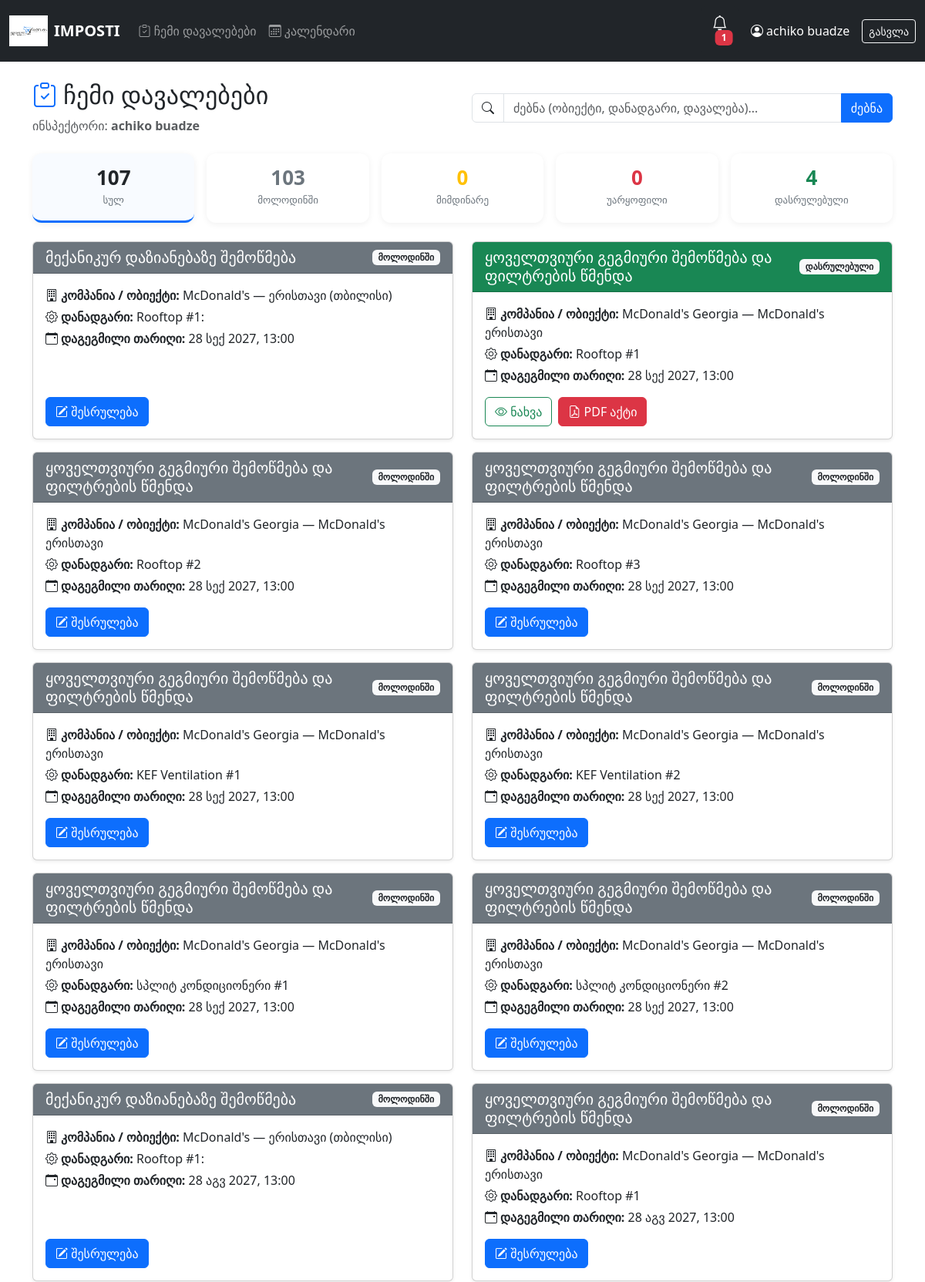
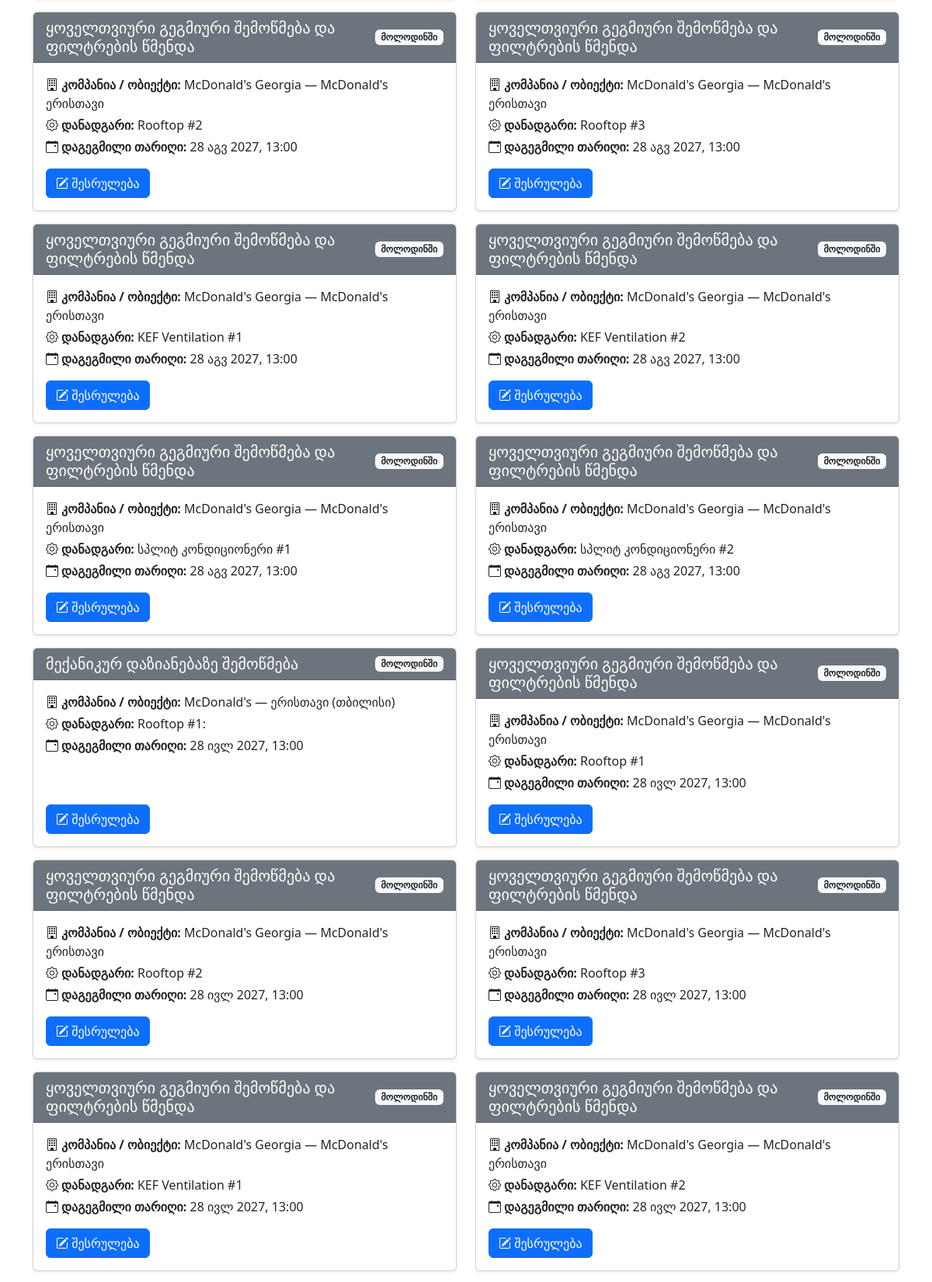
The app's page /inspector/ (signed in, upper part) with its own data (2 pictures, top to bottom).
### apps/accounts/models.py (models this page shows, shortened)
class User(AbstractUser):
    ROLE_CHOICES = [
        ("manager", "Manager"),
        ("inspector", "Inspector"),
        ("client", "Client"),
    ]
    role = models.CharField(max_length=20, choices=ROLE_CHOICES, default="client")
    phone = models.CharField(max_length=20, blank=True)
    tenant = models.ForeignKey(
        Tenant,
        on_delete=models.CASCADE,
        null=True,
        blank=True,
        related_name="users"
    )
    company = models.ForeignKey(
        "companies.Company",
        on_delete=models.SET_NULL,
        null=True,
        blank=True,
        related_name="users",
    )

### apps/tasks/models.py (models this page shows, shortened)
class Task(models.Model):
    STATUS_CHOICES = [
        ("pending", "მოლოდინში"),
        ("in_progress", "მიმდინარე"),
        ("completed", "დასრულებული"),
        ("approved", "დამტკიცებული"),
        ("rejected", "უარყოფილი"),
    ]
    schedule = models.ForeignKey(
        MaintenanceSchedule, on_delete=models.CASCADE, related_name="tasks"
    )
    assigned_to = models.ForeignKey(
        settings.AUTH_USER_MODEL,
        on_delete=models.SET_NULL,
        null=True,
        related_name="assigned_tasks",
    )
    status = models.CharField(max_length=20, choices=STATUS_CHOICES, default="pending")
    scheduled_date = models.DateTimeField()
    completed_date = models.DateTimeField(null=True, blank=True)
    created_at = models.DateTimeField(auto_now_add=True)

class MaintenanceSchedule(models.Model):
    FREQUENCY_CHOICES = [
        ("monthly", "თვეში ერთხელ"),
        ("quarterly", "კვარტალში ერთხელ"),
        ("biannual", "წელიწადში 2-ჯერ"),
        ("annual", "წელიწადში ერთხელ"),
    ]
    equipment = models.ForeignKey(
        Equipment, on_delete=models.CASCADE, related_name="schedules"
    )
    task_name = models.CharField(max_length=300)
    frequency = models.CharField(max_length=20, choices=FREQUENCY_CHOICES)

### apps/companies/models.py (models this page shows, shortened)
class Equipment(models.Model):
    SYSTEM_CHOICES = [
        ("heating_cooling", "გათბობა/გაგრილება"),
        ("ventilation", "ვენტილაცია"),
    ]
    STATUS_CHOICES = [
        ("active", "აქტიური"),
        ("inactive", "არააქტიური"),
        ("maintenance", "მომსახურებაში"),
        ("broken", "გაფუჭებული"),
    ]
    site = models.ForeignKey(Site, on_delete=models.CASCADE, related_name="equipment")
    category = models.ForeignKey(
        EquipmentCategory,
        on_delete=models.SET_NULL,
        null=True,
        blank=True,
        related_name="equipment",
        verbose_name="კატეგორია"
    )
    name = models.CharField(max_length=200, verbose_name="სახელი")
    brand = models.CharField(max_length=100, blank=True, verbose_name="ბრენდი")
    model_number = models.CharField(max_length=100, blank=True, verbose_name="მოდელი")
    serial_number = models.CharField(max_length=100, blank=True, verbose_name="სერიული ნომერი")
    system_type = models.CharField(max_length=50, choices=SYSTEM_CHOICES, verbose_name="სისტემის ტიპი")
    status = models.CharField(
        max_length=20,
        choices=STATUS_CHOICES,
        default="active",
        verbose_name="სტატუსი"
    )
    location_detail = models.CharField(
        max_length=200,
        blank=True,
        verbose_name="ზუსტი მდებარეობა",
        help_text="მაგ: სახურავი, სარდაფი, მე-2 სართული"
    )
    installation_date = models.DateField(null=True, blank=True, verbose_name="ინსტალაციის თარიღი")
    warranty_end = models.DateField(null=True, blank=True, verbose_name="გარანტიის ვადა")
    notes = models.TextField(blank=True, verbose_name="შენიშვნები")
    created_at = models.DateTimeField(auto_now_add=True)
    updated_at = models.DateTimeField(auto_now=True)
    class Meta:
        verbose_name = "მოწყობილობა"
        verbose_name_plural = "მოწყობილობები"
        ordering = ["site", "category", "name"]

class Site(models.Model):
    company = models.ForeignKey(Company, on_delete=models.CASCADE, related_name="sites")
    name = models.CharField(max_length=200)
    address = models.TextField()
    created_at = models.DateTimeField(auto_now_add=True)

class Company(models.Model):
    tenant = models.ForeignKey(
        "accounts.Tenant",
        on_delete=models.CASCADE,
        null=True,
        blank=True,
        related_name="companies"
    )
    name = models.CharField(max_length=200)
    created_at = models.DateTimeField(auto_now_add=True)
    class Meta:
        verbose_name_plural = "Companies"

### apps/tasks/template_views.py (the view, shortened to what this page needs)
# urls.py: path("inspector/", template_views.inspector_dashboard, name="inspector_dashboard"),
@login_required
def inspector_dashboard(request):
    if request.user.role != "inspector":
        return redirect("dashboard")
    get_user_tenant(request.user)
    base_qs = (
        Task.objects.filter(assigned_to=request.user)
        .select_related("schedule__equipment__site__company", "report")
        .prefetch_related("report__photos")
    )
    stats = {
        "total": base_qs.count(),
        "pending": base_qs.filter(status="pending").count(),
        "in_progress": base_qs.filter(status="in_progress").count(),
        "rejected": base_qs.filter(status="rejected").count(),
        "completed": base_qs.filter(status__in=["completed", "approved"]).count(),
    }
    tasks = base_qs
    status_filter = request.GET.get("status", "").strip()
    search = request.GET.get("search", "").strip()
    if status_filter == "done":
        tasks = tasks.filter(status__in=["completed", "approved"])
    elif status_filter in ("pending", "in_progress", "rejected", "completed", "approved"):
        tasks = tasks.filter(status=status_filter)
    tasks = tasks.order_by("-scheduled_date")
    return render(
        request,
        "dashboard/inspector.html",
        {
            "tasks": tasks,
            "stats": stats,
            "status_filter": status_filter,
            "search": search,
        },
    )

### apps/accounts/models.py (called while the page is built, shortened)
def get_user_tenant(user):
    if not user or not user.is_authenticated:
        return None
    if user.tenant_id:
        return user.tenant

### templates/dashboard/inspector.html (shortened to what this page needs)
{% extends 'base/base.html' %}
{% block content %}
<div class="row mb-4 align-items-center">
    <div class="col-md-6">
        <h2><i class="bi bi-clipboard-check text-primary"></i> ჩემი დავალებები</h2>
        <p class="text-muted mb-0">ინსპექტორი: <strong>{{ request.user.get_full_name|default:request.user.username }}</strong></p>
    </div>
    <div class="col-md-6 mt-3 mt-md-0">
        <form method="GET" class="d-flex gap-2">
            <div class="input-group">
                <span class="input-group-text bg-white"><i class="bi bi-search"></i></span>
                <input type="text" name="search" class="form-control" placeholder="ძებნა (ობიექტი, დანადგარი, დავალება)..." value="{{ search }}">
                <button type="submit" class="btn btn-primary">ძებნა</button>
            </div>
        </form>
    </div>
</div>
<div class="row g-3 mb-4">
    <div class="col-6 col-md">
        <a href="?{% if search %}search={{ search }}{% endif %}" class="stat-box {% if not status_filter %}active{% endif %}">
            <h3>{{ stats.total }}</h3>
            <small>სულ</small>
        </a>
    </div>
    <div class="col-6 col-md">
        <a href="?status=pending{% if search %}&search={{ search }}{% endif %}" class="stat-box {% if status_filter == 'pending' %}active{% endif %}">
            <h3 class="text-secondary">{{ stats.pending }}</h3>
            <small>მოლოდინში</small>
        </a>
    </div>
    <div class="col-6 col-md">
        <a href="?status=in_progress{% if search %}&search={{ search }}{% endif %}" class="stat-box {% if status_filter == 'in_progress' %}active{% endif %}">
            <h3 class="text-warning">{{ stats.in_progress }}</h3>
            <small>მიმდინარე</small>
        </a>
    </div>
    <div class="col-6 col-md">
        <a href="?status=rejected{% if search %}&search={{ search }}{% endif %}" class="stat-box {% if status_filter == 'rejected' %}active{% endif %}">
            <h3 class="text-danger">{{ stats.rejected }}</h3>
            <small>უარყოფილი</small>
        </a>
    </div>
    <div class="col-6 col-md">
        <a href="?status=done{% if search %}&search={{ search }}{% endif %}" class="stat-box {% if status_filter == 'done' %}active{% endif %}">
            <h3 class="text-success">{{ stats.completed }}</h3>
            <small>დასრულებული</small>
        </a>
    </div>
</div>
<div class="row">
    {% for task in tasks %}
    <div class="col-md-6 mb-3">
        <div class="card h-100 shadow-sm">
            <div class="card-header bg-{% if task.status == 'completed' or task.status == 'approved' %}success{% elif task.status == 'in_progress' %}warning text-dark{% elif task.status == 'rejected' %}danger{% else %}secondary{% endif %} text-white d-flex justify-content-between align-items-center">
                <h5 class="mb-0">{{ task.schedule.task_name }}</h5>
                <span class="badge bg-light text-dark">{{ task.get_status_display }}</span>
            </div>
            <div class="card-body d-flex flex-column justify-content-between">
                <div>
                    <p class="mb-1"><strong><i class="bi bi-building me-1"></i>კომპანია / ობიექტი:</strong> {{ task.schedule.equipment.site.company.name }} — {{ task.schedule.equipment.site.name }}</p>
                    <p class="mb-1"><strong><i class="bi bi-gear me-1"></i>დანადგარი:</strong> {{ task.schedule.equipment.name }}</p>
                    <p class="mb-3"><strong><i class="bi bi-calendar-event me-1"></i>დაგეგმილი თარიღი:</strong> {{ task.scheduled_date|date:"d M Y, H:i" }}</p>
                </div>
                <div class="d-flex gap-2">
                    {% if task.status == 'pending' or task.status == 'in_progress' or task.status == 'rejected' %}
                    <a href="/tasks/{{ task.id }}/" class="btn btn-{% if task.status == 'rejected' %}danger{% else %}primary{% endif %}">
                        <i class="bi bi-pencil-square"></i> {% if task.status == 'rejected' %}გამოსწორება{% elif task.status == 'in_progress' %}გაგრძელება{% else %}შესრულება{% endif %}
                    </a>
                    {% else %}
                    <a href="/tasks/{{ task.id }}/" class="btn btn-outline-success">
                        <i class="bi bi-eye"></i> ნახვა
                    </a>
                    <a href="/reports/task/{{ task.id }}/pdf/" class="btn btn-danger">
                        <i class="bi bi-file-earmark-pdf"></i> PDF აქტი
                    </a>
                    {% endif %}
                </div>
            </div>
        </div>
    </div>
    {% empty %}
    <div class="col-12">
        <div class="alert alert-info">
            <i class="bi bi-info-circle"></i> დავალებები არ მოიძებნა
        </div>
    </div>
    {% endfor %}
</div>
{% endblock %}

### templates/base/base.html (shortened to what this page needs)
<!DOCTYPE html>
<html lang="ka">
<head>
    <link href="https://cdn.jsdelivr.net/npm/bootstrap@5.3.0/dist/css/bootstrap.min.css" rel="stylesheet">
    <link rel="stylesheet" href="https://cdn.jsdelivr.net/npm/bootstrap-icons@1.11.0/font/bootstrap-icons.css">
</head>
<body>
    <nav class="navbar navbar-expand-lg navbar-dark bg-dark">
        <div class="container-fluid">
            <a class="navbar-brand d-flex align-items-center" href="/dashboard/">
                <img src="/static/images/logo.png" alt="IMPOSTI" height="40" class="me-2" style="filter: brightness(1.1);">
                <span class="fw-bold">IMPOSTI</span>
            </a>
            {% if user.is_authenticated %}
            <div class="collapse navbar-collapse" id="baseNavbar">
                <ul class="navbar-nav me-auto">
                    {% if user.role == 'inspector' %}
                    <li class="nav-item">
                        <a class="nav-link" href="/inspector/"><i class="bi bi-clipboard-check"></i> ჩემი დავალებები</a>
                    </li>
                    <li class="nav-item">
                        <a class="nav-link" href="/calendar/"><i class="bi bi-calendar3"></i> კალენდარი</a>
                    </li>
                    {% elif user.role == 'client' %}
                    <li class="nav-item">
                        <a class="nav-link" href="/client/"><i class="bi bi-speedometer2"></i> კლიენტის პანელი</a>
                    </li>
                    {% elif user.role == 'manager' %}
                    <li class="nav-item">
                        <a class="nav-link" href="/manager/"><i class="bi bi-speedometer2"></i> მენეჯერის პანელი</a>
                    </li>
                    {% endif %}
                </ul>
                <div class="dropdown me-3">
                    <button class="btn btn-dark position-relative" type="button" id="notificationsDropdown" data-bs-toggle="dropdown">
                        <i class="bi bi-bell fs-5"></i>
                        <span class="badge bg-danger notification-badge" id="notifCount" style="display: none;">0</span>
                    </button>
                </div>
                <span class="navbar-text text-white me-3" data-user-id="{{ request.user.id }}">
                    <i class="bi bi-person-circle"></i> {{ request.user.get_full_name|default:request.user.username }}
                </span>
                <a class="btn btn-outline-light btn-sm" href="/logout/">გასვლა</a>
            </div>
            {% endif %}
        </div>
    </nav>
    <div class="container mt-4">
        {% block content %}{% endblock %}
    </div>
</body>
</html>

### templates/dashboard/inspector.html (style rules this page uses)
.stat-box { background: white; border-radius: 12px; padding: 16px; text-align: center; box-shadow: 0 2px 8px rgba(0,0,0,0.06); cursor: pointer; text-decoration: none; display: block; color: inherit; transition: transform 0.2s, box-shadow 0.2s; border-bottom: 3px solid transparent; }
.stat-box.active { border-color: #0d6efd; background: #f8fbff; }
.stat-box h3 { margin: 0; font-weight: 700; font-size: 26px; }
.stat-box small { color: #6c757d; font-size: 13px; }

### templates/base/base.html (style rules this page uses)
.notification-badge { position: absolute; top: 0; right: 0; transform: translate(25%, -25%); }

### records on screen
User: user.get_full_name "achiko buadze"
Task: schedule.task_name "მექანიკურ დაზიანებაზე შემოწმება", status "მოლოდინში", schedule.equipment.site.company.name "McDonald's", schedule.equipment.site.name "ერისთავი (თბილისი)", schedule.equipment.name "Rooftop #1:", scheduled_date "28 სექ 2027, 13:00", shows "შესრულება"
Task: schedule.task_name "ყოველთვიური გეგმიური შემოწმება და ფილტრების წმენდა", status "დასრულებული", schedule.equipment.site.company.name "McDonald's Georgia", schedule.equipment.site.name "McDonald's ერისთავი", schedule.equipment.name "Rooftop #1", scheduled_date "28 სექ 2027, 13:00"
Task: schedule.task_name "ყოველთვიური გეგმიური შემოწმება და ფილტრების წმენდა", status "მოლოდინში", schedule.equipment.site.company.name "McDonald's Georgia", schedule.equipment.site.name "McDonald's ერისთავი", schedule.equipment.name "Rooftop #2", scheduled_date "28 სექ 2027, 13:00", shows "შესრულება"
Task: schedule.task_name "ყოველთვიური გეგმიური შემოწმება და ფილტრების წმენდა", status "მოლოდინში", schedule.equipment.site.company.name "McDonald's Georgia", schedule.equipment.site.name "McDonald's ერისთავი", schedule.equipment.name "Rooftop #3", scheduled_date "28 სექ 2027, 13:00", shows "შესრულება"
Task: schedule.task_name "ყოველთვიური გეგმიური შემოწმება და ფილტრების წმენდა", status "მოლოდინში", schedule.equipment.site.company.name "McDonald's Georgia", schedule.equipment.site.name "McDonald's ერისთავი", schedule.equipment.name "KEF Ventilation #1", scheduled_date "28 სექ 2027, 13:00", shows "შესრულება"
Task: schedule.task_name "ყოველთვიური გეგმიური შემოწმება და ფილტრების წმენდა", status "მოლოდინში", schedule.equipment.site.company.name "McDonald's Georgia", schedule.equipment.site.name "McDonald's ერისთავი", schedule.equipment.name "KEF Ventilation #2", scheduled_date "28 სექ 2027, 13:00", shows "შესრულება"
Task: schedule.task_name "ყოველთვიური გეგმიური შემოწმება და ფილტრების წმენდა", status "მოლოდინში", schedule.equipment.site.company.name "McDonald's Georgia", schedule.equipment.site.name "McDonald's ერისთავი", schedule.equipment.name "სპლიტ კონდიციონერი #1", scheduled_date "28 სექ 2027, 13:00", shows "შესრულება"
Task: schedule.task_name "ყოველთვიური გეგმიური შემოწმება და ფილტრების წმენდა", status "მოლოდინში", schedule.equipment.site.company.name "McDonald's Georgia", schedule.equipment.site.name "McDonald's ერისთავი", schedule.equipment.name "სპლიტ კონდიციონერი #2", scheduled_date "28 სექ 2027, 13:00", shows "შესრულება"
Task: schedule.task_name "მექანიკურ დაზიანებაზე შემოწმება", status "მოლოდინში", schedule.equipment.site.company.name "McDonald's", schedule.equipment.site.name "ერისთავი (თბილისი)", schedule.equipment.name "Rooftop #1:", scheduled_date "28 აგვ 2027, 13:00", shows "შესრულება"
Task: schedule.task_name "ყოველთვიური გეგმიური შემოწმება და ფილტრების წმენდა", status "მოლოდინში", schedule.equipment.site.company.name "McDonald's Georgia", schedule.equipment.site.name "McDonald's ერისთავი", schedule.equipment.name "Rooftop #1", scheduled_date "28 აგვ 2027, 13:00", shows "შესრულება"
Task: schedule.task_name "ყოველთვიური გეგმიური შემოწმება და ფილტრების წმენდა", status "მოლოდინში", schedule.equipment.site.company.name "McDonald's Georgia", schedule.equipment.site.name "McDonald's ერისთავი", schedule.equipment.name "Rooftop #2", scheduled_date "28 აგვ 2027, 13:00", shows "შესრულება"
Task: schedule.task_name "ყოველთვიური გეგმიური შემოწმება და ფილტრების წმენდა", status "მოლოდინში", schedule.equipment.site.company.name "McDonald's Georgia", schedule.equipment.site.name "McDonald's ერისთავი", schedule.equipment.name "Rooftop #3", scheduled_date "28 აგვ 2027, 13:00", shows "შესრულება"
Task: schedule.task_name "ყოველთვიური გეგმიური შემოწმება და ფილტრების წმენდა", status "მოლოდინში", schedule.equipment.site.company.name "McDonald's Georgia", schedule.equipment.site.name "McDonald's ერისთავი", schedule.equipment.name "KEF Ventilation #1", scheduled_date "28 აგვ 2027, 13:00", shows "შესრულება"
Task: schedule.task_name "ყოველთვიური გეგმიური შემოწმება და ფილტრების წმენდა", status "მოლოდინში", schedule.equipment.site.company.name "McDonald's Georgia", schedule.equipment.site.name "McDonald's ერისთავი", schedule.equipment.name "KEF Ventilation #2", scheduled_date "28 აგვ 2027, 13:00", shows "შესრულება"
Task: schedule.task_name "ყოველთვიური გეგმიური შემოწმება და ფილტრების წმენდა", status "მოლოდინში", schedule.equipment.site.company.name "McDonald's Georgia", schedule.equipment.site.name "McDonald's ერისთავი", schedule.equipment.name "სპლიტ კონდიციონერი #1", scheduled_date "28 აგვ 2027, 13:00", shows "შესრულება"
Task: schedule.task_name "ყოველთვიური გეგმიური შემოწმება და ფილტრების წმენდა", status "მოლოდინში", schedule.equipment.site.company.name "McDonald's Georgia", schedule.equipment.site.name "McDonald's ერისთავი", schedule.equipment.name "სპლიტ კონდიციონერი #2", scheduled_date "28 აგვ 2027, 13:00", shows "შესრულება"
Task: schedule.task_name "მექანიკურ დაზიანებაზე შემოწმება", status "მოლოდინში", schedule.equipment.site.company.name "McDonald's", schedule.equipment.site.name "ერისთავი (თბილისი)", schedule.equipment.name "Rooftop #1:", scheduled_date "28 ივლ 2027, 13:00", shows "შესრულება"
Task: schedule.task_name "ყოველთვიური გეგმიური შემოწმება და ფილტრების წმენდა", status "მოლოდინში", schedule.equipment.site.company.name "McDonald's Georgia", schedule.equipment.site.name "McDonald's ერისთავი", schedule.equipment.name "Rooftop #1", scheduled_date "28 ივლ 2027, 13:00", shows "შესრულება"
Task: schedule.task_name "ყოველთვიური გეგმიური შემოწმება და ფილტრების წმენდა", status "მოლოდინში", schedule.equipment.site.company.name "McDonald's Georgia", schedule.equipment.site.name "McDonald's ერისთავი", schedule.equipment.name "Rooftop #2", scheduled_date "28 ივლ 2027, 13:00", shows "შესრულება"
Task: schedule.task_name "ყოველთვიური გეგმიური შემოწმება და ფილტრების წმენდა", status "მოლოდინში", schedule.equipment.site.company.name "McDonald's Georgia", schedule.equipment.site.name "McDonald's ერისთავი", schedule.equipment.name "Rooftop #3", scheduled_date "28 ივლ 2027, 13:00", shows "შესრულება"
Task: schedule.task_name "ყოველთვიური გეგმიური შემოწმება და ფილტრების წმენდა", status "მოლოდინში", schedule.equipment.site.company.name "McDonald's Georgia", schedule.equipment.site.name "McDonald's ერისთავი", schedule.equipment.name "KEF Ventilation #1", scheduled_date "28 ივლ 2027, 13:00", shows "შესრულება"
Task: schedule.task_name "ყოველთვიური გეგმიური შემოწმება და ფილტრების წმენდა", status "მოლოდინში", schedule.equipment.site.company.name "McDonald's Georgia", schedule.equipment.site.name "McDonald's ერისთავი", schedule.equipment.name "KEF Ventilation #2", scheduled_date "28 ივლ 2027, 13:00", shows "შესრულება"

### other values on screen
{{ stats.total }} "107"
{{ stats.pending }} "103"
{{ stats.in_progress }} "0"
{{ stats.rejected }} "0"
{{ stats.completed }} "4"
